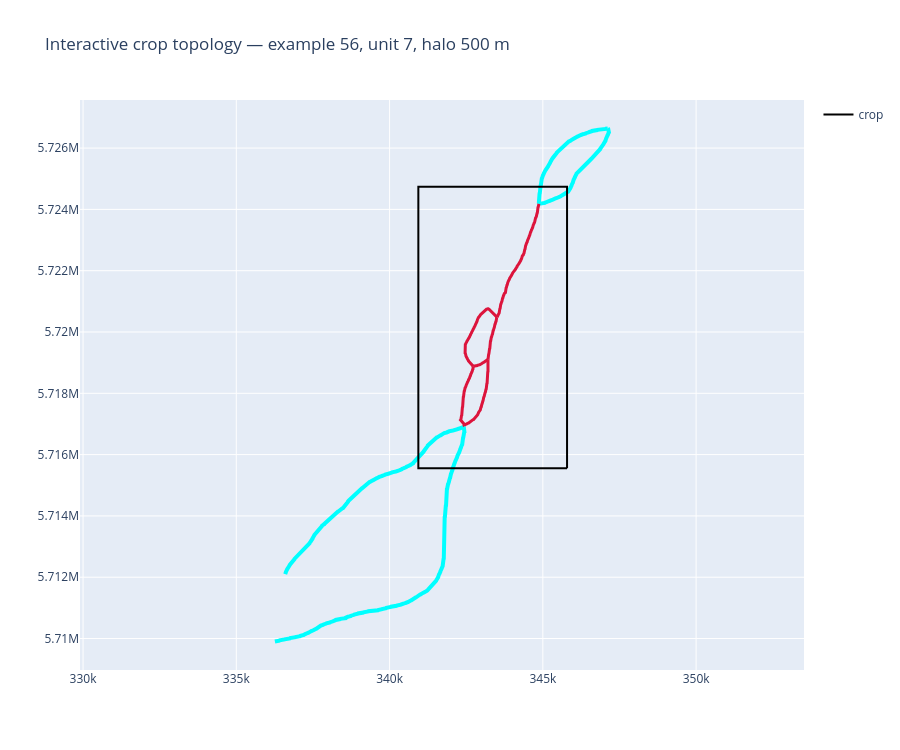

The code cell stored with this chart in its notebook:
### Markdown cell above
## 5. Interactive base-link map

Hover over a link to see its base link ID, endpoints, unit memberships, and whether it belongs to the planned local context.

### Code cell
fig = go.Figure()
visible = links_raster[links_raster.geometry.intersects(crop_polygon)].copy()
visible['unit_ids'] = visible['id_link'].map(membership_text).fillna('none')
for row in visible.itertuples():
    geometries = list(row.geometry.geoms) if row.geometry.geom_type == 'MultiLineString' else [row.geometry]
    x_values, y_values = [], []
    for geometry in geometries:
        xs, ys = geometry.xy
        x_values.extend(xs); y_values.extend(ys); x_values.append(None); y_values.append(None)
    link_id = int(row.id_link)
    is_context = link_id in context_ids
    is_boundary = link_id in set(boundary_links['id_link'].astype(int))
    color = 'cyan' if is_boundary else 'crimson' if is_context else 'gray'
    width = 4 if is_boundary else 3 if is_context else 1
    hover = (
        f'link {link_id}<br>{int(row.id_us_node)} → {int(row.id_ds_node)}'
        f'<br>units: {row.unit_ids}<br>planned context: {is_context}<br>crosses crop: {is_boundary}'
    )
    fig.add_trace(go.Scatter(
        x=x_values, y=y_values, mode='lines', line={'color': color, 'width': width},
        hovertemplate=hover + '<extra></extra>', showlegend=False,
    ))
bx, by = crop_boundary.xy
fig.add_trace(go.Scatter(x=list(bx), y=list(by), mode='lines', line={'color': 'black', 'width': 2}, name='crop'))
fig.update_layout(
    title=f'Interactive crop topology — example {EXAMPLE_ID}, unit {UNIT_ID}, halo {attempt.halo_m:.0f} m',
    xaxis={'scaleanchor': 'y', 'scaleratio': 1}, height=750,
)
fig.show()

### Figure 1 — Plotly figure (JSON) as saved in the notebook; plotly's stock layout.template omitted (floating-point values rounded to 4 significant figures; data arrays with more than 128 entries replaced by an {"elided": "..."} marker saying what was removed)
{"data": [{"hovertemplate": "link 16<br>12 → 11<br>units: 6<br>planned context: False<br>crosses crop: True<extra></extra>", "line": {"color": "cyan", "width": 4}, "mode": "lines", "showlegend": false, "type": "scatter", "x": {"elided": "463 float values"}, "y": {"elided": "463 float values"}}, {"hovertemplate": "link 17<br>12 → 11<br>units: 6<br>planned context: False<br>crosses crop: True<extra></extra>", "line": {"color": "cyan", "width": 4}, "mode": "lines", "showlegend": false, "type": "scatter", "x": {"elided": "433 float values"}, "y": {"elided": "433 float values"}}, {"hovertemplate": "link 18<br>13 → 12<br>units: none<br>planned context: True<br>crosses crop: False<extra></extra>", "line": {"color": "crimson", "width": 3}, "mode": "lines", "showlegend": false, "type": "scatter", "x": {"elided": "510 float values"}, "y": {"elided": "510 float values"}}, {"hovertemplate": "link 20<br>14 → 13<br>units: 7<br>planned context: True<br>crosses crop: False<extra></extra>", "line": {"color": "crimson", "width": 3}, "mode": "lines", "showlegend": false, "type": "scatter", "x": {"elided": "192 float values"}, "y": {"elided": "192 float values"}}, {"hovertemplate": "link 19<br>15 → 13<br>units: 7<br>planned context: True<br>crosses crop: False<extra></extra>", "line": {"color": "crimson", "width": 3}, "mode": "lines", "showlegend": false, "type": "scatter", "x": {"elided": "307 float values"}, "y": {"elided": "307 float values"}}, {"hovertemplate": "link 21<br>15 → 14<br>units: 7,8<br>planned context: True<br>crosses crop: False<extra></extra>", "line": {"color": "crimson", "width": 3}, "mode": "lines", "showlegend": false, "type": "scatter", "x": [342700.0, 342700.0, 342700.0, 342700.0, 342800.0, 342800.0, 342800.0, 342800.0, 342800.0, 342800.0, 342800.0, 342800.0, 342800.0, 342800.0, 342800.0, 342800.0, 342800.0, 342900.0, 342900.0, 342900.0, 342900.0, 342900.0, 342900.0, 342900.0, 342900.0, 342900.0, 342900.0, 342900.0, 342900.0, 342900.0, 342900.0, 343000.0, 343000.0, 343000.0, 343000.0, 343000.0, 343000.0, 343000.0, 343000.0, 343000.0, 343000.0, 343000.0, 343000.0, 343000.0, 343000.0, 343100.0, 343100.0, 343100.0, 343100.0, 343100.0, 343100.0, 343100.0, 343100.0, 343100.0, 343100.0, 343100.0, 343100.0, 343100.0, 343200.0, 343200.0, 343200.0, 343200.0, 343200.0, 343200.0, 343200.0, 343200.0, 343200.0, null], "y": [5719000.0, 5719000.0, 5719000.0, 5719000.0, 5719000.0, 5719000.0, 5719000.0, 5719000.0, 5719000.0, 5719000.0, 5719000.0, 5719000.0, 5719000.0, 5719000.0, 5719000.0, 5719000.0, 5719000.0, 5719000.0, 5719000.0, 5719000.0, 5719000.0, 5719000.0, 5719000.0, 5719000.0, 5719000.0, 5719000.0, 5719000.0, 5719000.0, 5719000.0, 5719000.0, 5719000.0, 5719000.0, 5719000.0, 5719000.0, 5719000.0, 5719000.0, 5719000.0, 5719000.0, 5719000.0, 5719000.0, 5719000.0, 5719000.0, 5719000.0, 5719000.0, 5719000.0, 5719000.0, 5719000.0, 5719000.0, 5719000.0, 5719000.0, 5719000.0, 5719000.0, 5719000.0, 5719000.0, 5719000.0, 5719000.0, 5719000.0, 5719000.0, 5719000.0, 5719000.0, 5719000.0, 5719000.0, 5719000.0, 5719000.0, 5719000.0, 5719000.0, 5719000.0, null]}, {"hovertemplate": "link 23<br>16 → 15<br>units: 8<br>planned context: True<br>crosses crop: False<extra></extra>", "line": {"color": "crimson", "width": 3}, "mode": "lines", "showlegend": false, "type": "scatter", "x": {"elided": "263 float values"}, "y": {"elided": "263 float values"}}, {"hovertemplate": "link 22<br>16 → 14<br>units: 8<br>planned context: True<br>crosses crop: False<extra></extra>", "line": {"color": "crimson", "width": 3}, "mode": "lines", "showlegend": false, "type": "scatter", "x": {"elided": "309 float values"}, "y": {"elided": "309 float values"}}, {"hovertemplate": "link 24<br>17 → 16<br>units: none<br>planned context: True<br>crosses crop: False<extra></extra>", "line": {"color": "crimson", "width": 3}, "mode": "lines", "showlegend": false, "type": "scatter", "x": [342400.0, 342400.0, 342400.0, 342400.0, 342400.0, 342400.0, 342400.0, 342400.0, 342400.0, 342400.0, 342400.0, 342400.0, 342400.0, null], "y": [5717000.0, 5717000.0, 5717000.0, 5717000.0, 5717000.0, 5717000.0, 5717000.0, 5717000.0, 5717000.0, 5717000.0, 5717000.0, 5717000.0, 5717000.0, null]}, {"hovertemplate": "link 26<br>20 → 17<br>units: 10<br>planned context: False<br>crosses crop: True<extra></extra>", "line": {"color": "cyan", "width": 4}, "mode": "lines", "showlegend": false, "type": "scatter", "x": {"elided": "1418 float values"}, "y": {"elided": "1418 float values"}}, {"hovertemplate": "link 25<br>18 → 17<br>units: 10<br>planned context: False<br>crosses crop: True<extra></extra>", "line": {"color": "cyan", "width": 4}, "mode": "lines", "showlegend": false, "type": "scatter", "x": {"elided": "914 float values"}, "y": {"elided": "914 float values"}}, {"line": {"color": "black", "width": 2}, "mode": "lines", "name": "crop", "type": "scatter", "x": [345800.0, 345800.0, 340900.0, 340900.0, 345800.0], "y": [5716000.0, 5725000.0, 5725000.0, 5716000.0, 5716000.0]}], "layout": {"height": 750, "title": {"text": "Interactive crop topology — example 56, unit 7, halo 500 m"}, "xaxis": {"scaleanchor": "y", "scaleratio": 1}}}
